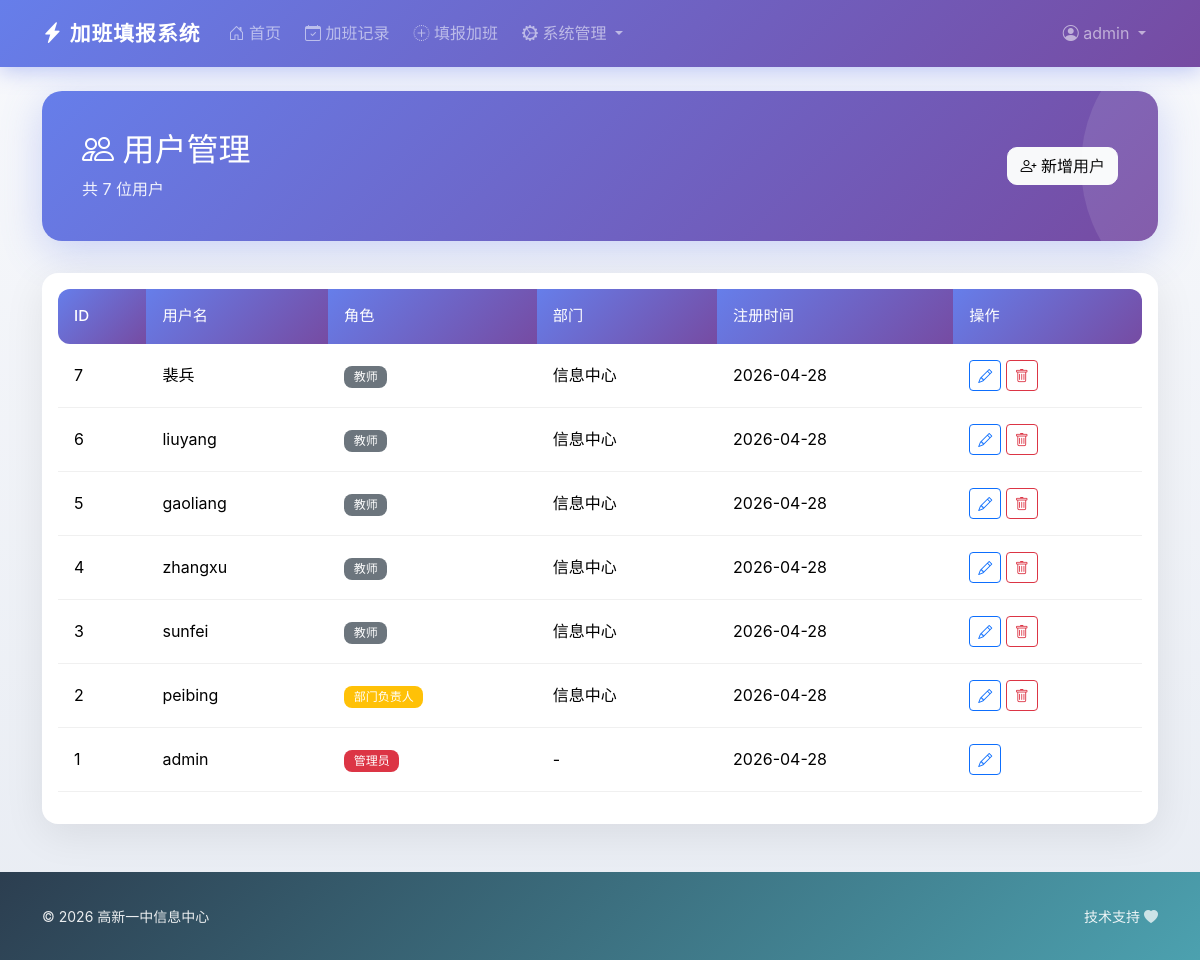
Page /admin/users (signed in) on the committed database.
### models.py (models this page shows, shortened)
class User(UserMixin, db.Model):
    __tablename__ = 'users'
    id = db.Column(db.Integer, primary_key=True)
    username = db.Column(db.String(80), unique=True, nullable=False)
    password_hash = db.Column(db.String(200), nullable=False)
    role = db.Column(db.String(20), nullable=False)  # admin, manager, teacher
    department_id = db.Column(db.Integer, db.ForeignKey('departments.id'), nullable=True)
    created_at = db.Column(db.DateTime, default=datetime.utcnow)
    overtime_records = db.relationship('Overtime', backref='user', lazy=True, cascade='all, delete-orphan')
    def is_admin(self):
        return self.role == 'admin'

class Department(db.Model):
    __tablename__ = 'departments'
    id = db.Column(db.Integer, primary_key=True)
    name = db.Column(db.String(50), unique=True, nullable=False)
    users = db.relationship('User', backref='department', lazy=True)

### app.py (the view)
@app.route('/admin/users')
@login_required
def admin_users():
    if not current_user.is_admin():
        abort(403)
    page = request.args.get('page', 1, type=int)
    per_page = 20
    pagination = User.query.order_by(User.created_at.desc()).paginate(page=page, per_page=per_page, error_out=False)
    users = pagination.items
    return render_template('admin/users.html', users=users, pagination=pagination)

### app.py (called while the page is built)
@login_manager.user_loader
def load_user(user_id):
    return User.query.get(int(user_id))

### templates/admin/users.html (shortened to what this page needs)
{% extends "base.html" %}
{% block content %}
<div class="page-header d-flex justify-content-between align-items-center">
    <div>
        <h2><i class="bi bi-people"></i> 用户管理</h2>
        <p class="mb-0">共 {{ pagination.total }} 位用户</p>
    </div>
    <a href="{{ url_for('admin_user_add') }}" class="btn btn-light">
        <i class="bi bi-person-plus"></i> 新增用户
    </a>
</div>
<div class="card">
    <div class="card-body">
        {% if users %}
        <div class="table-responsive">
            <table class="table table-hover">
                <thead>
                    <tr>
                        <th>ID</th>
                        <th>用户名</th>
                        <th>角色</th>
                        <th>部门</th>
                        <th>注册时间</th>
                        <th>操作</th>
                    </tr>
                </thead>
                <tbody>
                    {% for user in users %}
                    <tr>
                        <td>{{ user.id }}</td>
                        <td>{{ user.username }}</td>
                        <td>
                            {% if user.role == 'admin' %}
                            <span class="badge bg-danger">管理员</span>
                            {% elif user.role == 'manager' %}
                            <span class="badge bg-warning">部门负责人</span>
                            {% else %}
                            <span class="badge bg-secondary">教师</span>
                            {% endif %}
                        </td>
                        <td>{{ user.department.name if user.department else '-' }}</td>
                        <td>{{ user.created_at.strftime('%Y-%m-%d') }}</td>
                        <td>
                            <a href="{{ url_for('admin_user_edit', id=user.id) }}" class="btn btn-sm btn-outline-primary">
                                <i class="bi bi-pencil"></i>
                            </a>
                            {% if user.username != 'admin' %}
                            <form method="POST" action="{{ url_for('admin_user_delete', id=user.id) }}" style="display:inline;">
                                <button type="submit" class="btn btn-sm btn-outline-danger" onclick="return confirm('确定删除该用户？')">
                                    <i class="bi bi-trash"></i>
                                </button>
                            </form>
                            {% endif %}
                        </td>
                    </tr>
                    {% endfor %}
                </tbody>
            </table>
        </div>
        {% else %}
        <p class="text-muted text-center mb-0 py-4">暂无用户</p>
        {% endif %}
    </div>
</div>
{% endblock %}

### templates/base.html (shortened to what this page needs)
<!DOCTYPE html>
<html lang="zh-CN">
<head>
    <link href="https://cdn.jsdelivr.net/npm/bootstrap@5.3.2/dist/css/bootstrap.min.css" rel="stylesheet">
    <link href="https://cdn.jsdelivr.net/npm/bootstrap-icons@1.11.1/font/bootstrap-icons.css" rel="stylesheet">
</head>
<body>
    <nav class="navbar navbar-expand-lg navbar-dark sticky-top">
        <div class="container">
            <a class="navbar-brand" href="{{ url_for('index') }}">
                <i class="bi bi-lightning-charge-fill"></i> 加班填报系统
            </a>
            {% if current_user.is_authenticated %}
            <div class="collapse navbar-collapse" id="navbarNav">
                <ul class="navbar-nav me-auto">
                    <li class="nav-item">
                        <a class="nav-link" href="{{ url_for('dashboard') }}">
                            <i class="bi bi-house-door"></i> 首页
                        </a>
                    </li>
                    <li class="nav-item">
                        <a class="nav-link" href="{{ url_for('overtime_list') }}">
                            <i class="bi bi-calendar-check"></i> 加班记录
                        </a>
                    </li>
                    <li class="nav-item">
                        <a class="nav-link" href="{{ url_for('overtime_add') }}">
                            <i class="bi bi-plus-circle-dotted"></i> 填报加班
                        </a>
                    </li>
                    {% if current_user.is_admin() %}
                    <li class="nav-item dropdown">
                        <a class="nav-link dropdown-toggle" href="#" data-bs-toggle="dropdown">
                            <i class="bi bi-gear-wide-connected"></i> 系统管理
                        </a>
                    </li>
                    {% elif current_user.is_manager() %}
                    <li class="nav-item">
                        <a class="nav-link" href="{{ url_for('admin_stats') }}">
                            <i class="bi bi-graph-up"></i> 统计报表
                        </a>
                    </li>
                    {% endif %}
                </ul>
                <ul class="navbar-nav">
                    <li class="nav-item dropdown">
                        <a class="nav-link dropdown-toggle" href="#" data-bs-toggle="dropdown">
                            <i class="bi bi-person-circle"></i> {{ current_user.username }}
                        </a>
                    </li>
                </ul>
            </div>
            {% endif %}
        </div>
    </nav>
    <main class="container my-4">
        {% block content %}{% endblock %}
    </main>
    <footer>
        <div class="container">
            <div class="row align-items-center">
                <div class="col-md-6 text-center text-md-start mb-2 mb-md-0">
                    <small>&copy; 2026 高新一中信息中心</small>
                </div>
                <div class="col-md-6 text-center text-md-end">
                    <small>技术支持 <a href="#"><i class="bi bi-heart-fill"></i></a></small>
                </div>
            </div>
        </div>
    </footer>
</body>
</html>

### templates/base.html (style rules this page uses)
:root { --primary-gradient: linear-gradient(135deg, #667eea 0%, #764ba2 100%); --success-gradient: linear-gradient(135deg, #11998e 0%, #38ef7d 100%); --warning-gradient: linear-gradient(135deg, #f093fb 0%, #f5576c 100%); --info-gradient: linear-gradient(135deg, #4facfe 0%, #00f2fe 100%); --dark-gradient: linear-gradient(135deg, #2c3e50 0%, #4ca1af 100%); --primary-color: #667eea; --primary-dark: #764ba2; }
* { font-family: 'Noto Sans SC', -apple-system, BlinkMacSystemFont, "Segoe UI", Roboto, sans-serif; }
body { background: linear-gradient(180deg, #f8f9fc 0%, #e8ecf3 100%); min-height: 100vh; }
.navbar { background: var(--primary-gradient) !important; box-shadow: 0 4px 20px rgba(102, 126, 234, 0.4); padding: 0.8rem 0; }
.navbar-brand { font-weight: 700; font-size: 1.3rem; letter-spacing: 1px; }
.navbar-brand i { animation: pulse 2s infinite; }
.nav-link { border-radius: 8px; margin: 0 4px; transition: all 0.3s ease; }
.card { border: none; border-radius: 16px; box-shadow: 0 10px 40px rgba(0,0,0,0.08); transition: transform 0.3s ease, box-shadow 0.3s ease; }
.btn-light { border-radius: 10px; transition: all 0.3s ease; }
.page-header { background: var(--primary-gradient); color: white; padding: 2.5rem; border-radius: 20px; margin-bottom: 2rem; box-shadow: 0 10px 40px rgba(102, 126, 234, 0.3); position: relative; overflow: hidden; }
.page-header::after { content: ''; position: absolute; top: -50%; right: -20%; width: 300px; height: 300px; background: rgba(255,255,255,0.1); border-radius: 50%; }
.page-header h2 { position: relative; z-index: 1; }
.page-header p { position: relative; z-index: 1; opacity: 0.9; }
.table { border-collapse: separate; border-spacing: 0; }
.table thead th { background: var(--primary-gradient); color: white; border: none; font-weight: 500; padding: 1rem; font-size: 0.95rem; }
.table thead th:first-child { border-radius: 12px 0 0 12px; }
.table thead th:last-child { border-radius: 0 12px 12px 0; }
.table tbody tr { transition: all 0.2s ease; }
.table tbody td { padding: 1rem; vertical-align: middle; border-color: #f0f0f0; }
.badge { border-radius: 8px; padding: 0.4em 0.8em; font-weight: 500; }
footer { background: linear-gradient(135deg, #2c3e50 0%, #4ca1af 100%); color: white; padding: 2rem 0; margin-top: 3rem; }
footer small { opacity: 0.9; }
footer a { color: rgba(255,255,255,0.8); text-decoration: none; transition: color 0.2s ease; }

### rows in the picture
User: username "admin", id "1", role "管理员", department "-", created_at "2026-04-28"
User: id "7", username "裴兵", role "教师", department "信息中心", created_at "2026-04-28"
User: id "6", username "liuyang", role "教师", department "信息中心", created_at "2026-04-28"
User: id "5", username "gaoliang", role "教师", department "信息中心", created_at "2026-04-28"
User: id "4", username "zhangxu", role "教师", department "信息中心", created_at "2026-04-28"
User: id "3", username "sunfei", role "教师", department "信息中心", created_at "2026-04-28"
User: id "2", username "peibing", role "部门负责人", department "信息中心", created_at "2026-04-28"

### other values in the picture
{{ pagination.total }} "7"
